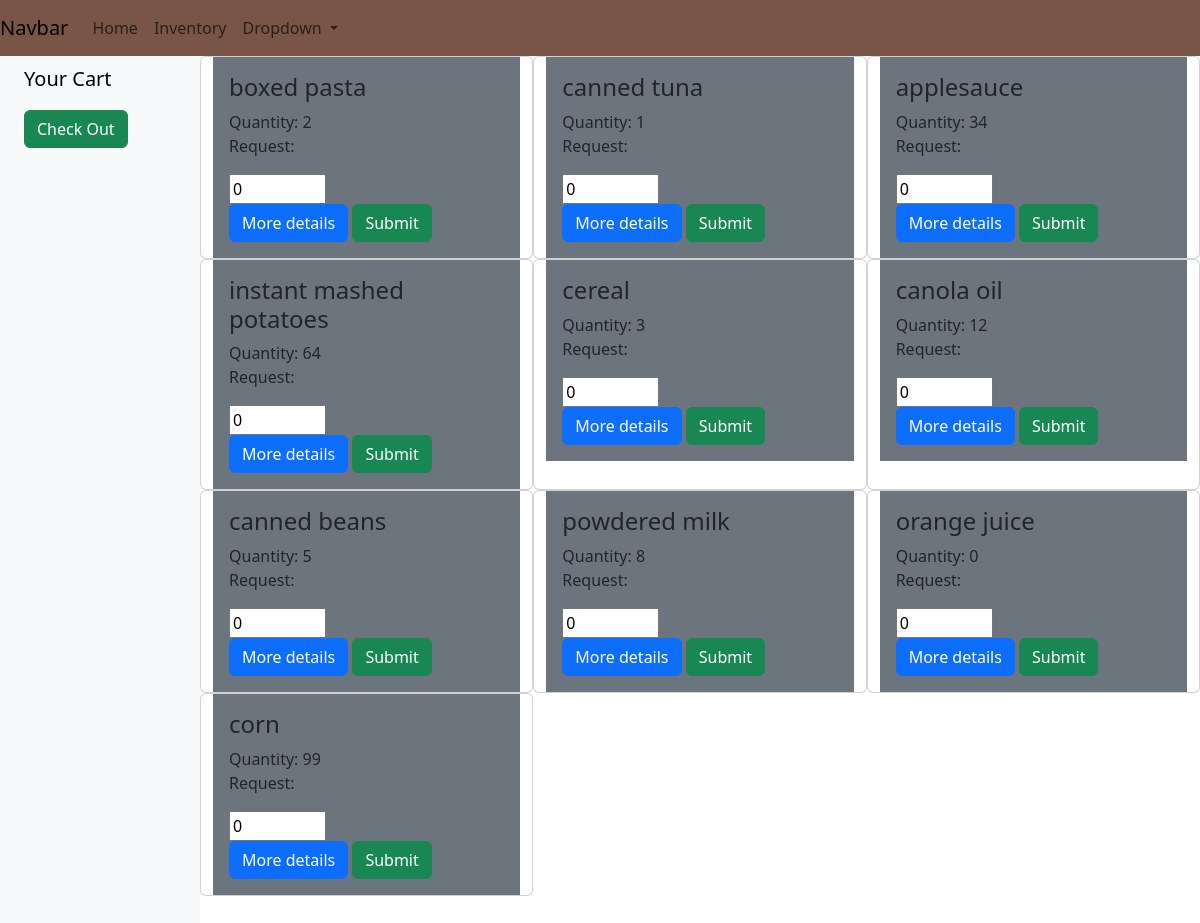
/inventory (signed in), run on the app's committed database.
### app.py (models this page shows, shortened)
class Inventory(db.Model):
    id= db.Column(db.Integer, primary_key=True)
    name = db.Column(db.String)
    qty = db.Column(db.Integer)
    bank = db.Column(db.String)

### app.py (the view, shortened to what this page needs)
@app.route('/inventory', methods=["POST","GET"])
@login_required
def inventory():
    all_inventory = Inventory.query.all()
    cart = session.get('cart', [])
    session['cart'] = cart
    return render_template("inventory.html", invent_list=all_inventory, cart=cart)

### app.py (called while the page is built)
@login_manager.user_loader
def load_user(user_id):
    return User.query.get(int(user_id))

### templates/inventory.html (shortened to what this page needs)
{%extends "base.html"%}
{%block content%}
<div class="container-fluid overflow-hidden">
  <div class="row vh-100 overflow-auto">
      <div class="col-12 col-sm-3 col-xl-2 px-sm-2 px-0 bg-light d-flex sticky-top">
          <div class="d-flex flex-sm-column flex-row flex-grow-1 align-items-center align-items-sm-start px-3 pt-2 text-clack">
              <a href="/" class="d-flex align-items-center pb-sm-3 mb-md-0 me-md-auto text-black text-decoration-none">
                  <span class="fs-5">Your Cart</span>
              </a>
              <ul class="nav nav-pills flex-sm-column flex-row flex-nowrap flex-shrink-1 flex-sm-grow-0 flex-grow-1 mb-sm-auto mb-0 justify-content-center align-items-center align-items-sm-start" id="menu">
                <form action="/inventory" method="POST">
                  <li>
                    <button type="submit" class="btn btn-success" name="checkout">Check Out</button>
                  </li>
                </form>
              </ul>
          </div>
      </div>
      <div class="col d-flex flex-column h-100">
        <div class="row">
          {%for thing in invent_list%}
          <div class="card col-4">
            <div class="container bg-secondary p-3">
              <form action="/inventory" method="POST">
                <h4>{{ thing.name }}</h4>
                <label for="qty">Quantity: {{thing.qty}}</label>
                <p>Request:</p>
                <input type="number" id="qty" name="qty" min="0" max="100" step="1" value="0">
                <br>
                <button type="button" class="btn btn-primary" data-bs-toggle="modal" data-bs-target="#exampleModal{{ loop.index }}">
                  More details
                </button>
                <button type="submit" class="btn btn-success" name="food_picked">Submit</button>
            </form>
            </div>
          </div>
          {%endfor%}
      </div>
  </div>
</div>
{%endblock%}

### templates/base.html (shortened to what this page needs)
<!doctype html>
<html lang="en">
  <head>
    <link href="https://cdn.jsdelivr.net/npm/bootstrap@5.3.3/dist/css/bootstrap.min.css" rel="stylesheet">
  </head>
  <body>
    <nav class="navbar navbar-expand-lg navbar-light" style="background-color: #795548">
      <a class="navbar-brand" href="#">Navbar</a>
      <div class="collapse navbar-collapse" id="navbarSupportedContent">
        <ul class="navbar-nav mr-auto">
          <li class="nav-item active">
            <a class="nav-link" href="#">Home</a>
          </li>
          <li class="nav-item">
            <a class="nav-link" href="/inventory">Inventory</a>
          </li>
          <li class="nav-item dropdown">
            <a class="nav-link dropdown-toggle" href="#" id="navbarDropdown" role="button" data-toggle="dropdown" aria-haspopup="true" aria-expanded="false">
              Dropdown
            </a>
          </li>
      </div>
    </nav>
    {%block content%}
    {%endblock%}
  </body>
</html>

### data on the page
Inventory: name "boxed pasta", qty "2"
Inventory: name "canned tuna", qty "1"
Inventory: name "applesauce", qty "34"
Inventory: name "instant mashed potatoes", qty "64"
Inventory: name "cereal", qty "3"
Inventory: name "canola oil", qty "12"
Inventory: name "canned beans", qty "5"
Inventory: name "powdered milk", qty "8"
Inventory: name "orange juice", qty "0"
Inventory: name "corn", qty "99"
